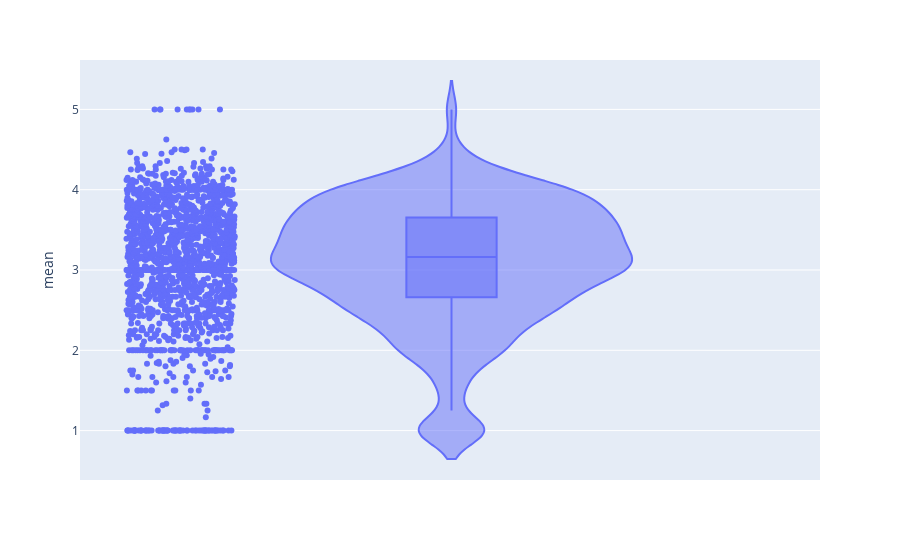

The notebook cell saved with this chart:
### Code cell
# violin plot based on movie_id 
fig = px.violin(movies_stats, y="mean", box=True, points="all",
          hover_data=movies_stats.columns)
fig.show()

### Figure 1 — Plotly figure (JSON) as saved in the notebook; plotly's stock layout.template omitted (floating-point values rounded to 4 significant figures; data arrays with more than 128 entries replaced by an {"elided": "..."} marker saying what was removed)
{"data": [{"alignmentgroup": "True", "box": {"visible": true}, "customdata": {"elided": "1682x4 mixed values"}, "hovertemplate": "mean=%{y}<br>movie_id=%{customdata[0]}<br>count=%{customdata[1]}<br>bayesian_avg=%{customdata[2]}<br>movie_title=%{customdata[3]}<extra></extra>", "legendgroup": "", "marker": {"color": "#636efa"}, "name": "", "offsetgroup": "", "orientation": "v", "points": "all", "scalegroup": "True", "showlegend": false, "type": "violin", "x0": " ", "xaxis": "x", "y": {"elided": "1682 float values"}, "y0": " ", "yaxis": "y"}], "layout": {"legend": {"tracegroupgap": 0}, "margin": {"t": 60}, "violinmode": "group", "xaxis": {"anchor": "y", "domain": [0, 1]}, "yaxis": {"anchor": "x", "domain": [0, 1], "title": {"text": "mean"}}}}
